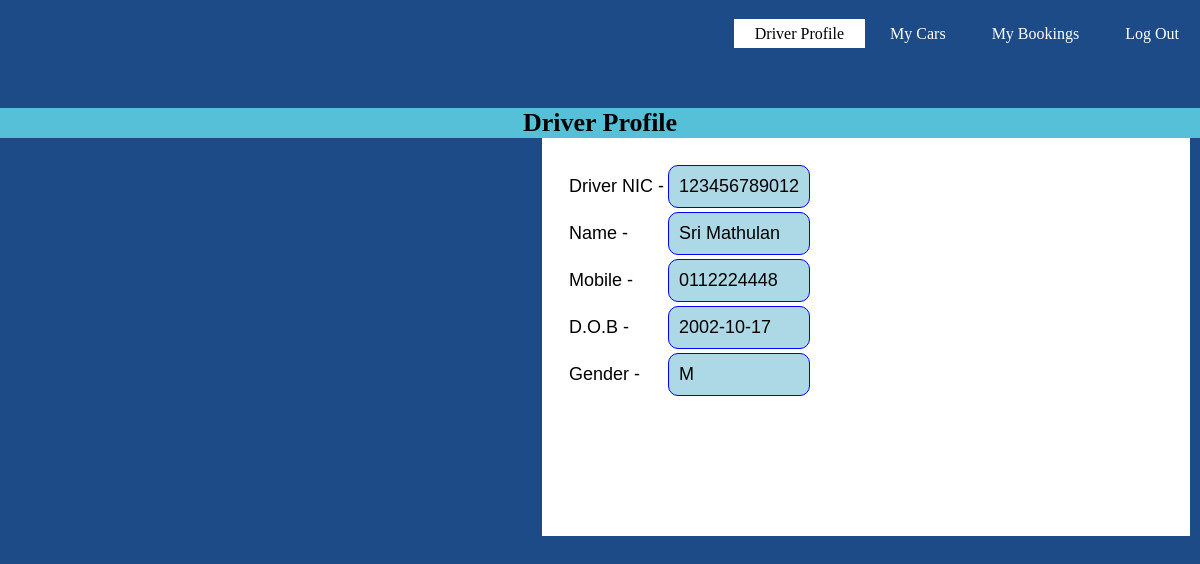
The app's page /php/driverprofile.php?passid=123456789012 with its own data.
### tables this page shows
CREATE TABLE `hub` (
  `id` varchar(12) NOT NULL,
  `name` text NOT NULL,
  `mobile` varchar(11) NOT NULL,
  `dob` date NOT NULL,
  `gender` enum('M','F','OTHER') NOT NULL,
  `pass` text NOT NULL
);

### php/driverprofile.php (the view, shortened to what this page needs)
<!DOCTYPE html>
<html lang="en">
<head>
</head>
<?php
$connection=mysqli_connect('localhost','root','','rental2');
?>
<?php
if(isset($_GET['passid'])){
        $id=$_GET['passid'];
}
?>
<body>
    <div class="container">
        <div class="list">
            <ul>
                <li  class="active"><a>Driver Profile</a></li>
                <li><a href="myCars.php?driver=<?php echo $id; ?>" class="btn">My Cars</a><br></li>
                <li><a href="drivenow.php?driver=<?php echo $id; ?>" class="btn">My Bookings</a></li>
                <li><a href="../index.php">Log Out</a></li>
            </ul>
        </div>
        <br><br><br><br><br><br>
         <h1 id="header">Driver Profile</h1>
             <div class="content">
                <form>
                    <table  id="profile" name="profile">
<?php
$sql3="SELECT * FROM hub WHERE id='$id' ";
$res=mysqli_query($connection,$sql3);
foreach($res as $row) { ?>
                        <tr>
                            <td>  <p>Driver NIC -</p> </td>
                            <td>
                                <div class=outline>
                                <div class=data>
                                                                   <?php
                                                                    echo $row['id'];
                                                                   ?>
                                </div>
                                </div>
                            </td>
                        </tr>
                        <tr>
                            <td>  <p>Name -</p> </td>
                            <td>
                                <div class=outline>
                                <div class=data>
                                                                  <?php
                                                                    echo $row['name'];
                                                                   ?>
                                </div>
                                </div>
                            </td>
                        </tr>
                        <tr>
                            <td>  <p>Mobile -</p> </td>
                            <td>    <div class=outline>
                                <div class=data>
                                                                   <?php
                                                                     echo $row['mobile'];
                                                                   ?>
                                </div>
                                </div>
                              </td>
                        </tr>
                        <tr>
                            <td>  <p>D.O.B -</p> </td>
                            <td>     <div class=outline>
                                <div class=data>
                                                                   <?php
                                                                       echo $row['dob'];
                                                                    ?>
                                </div>
                                </div>
                             </td>
                        </tr>
                        <tr>
                            <td>  <p>Gender -</p> </td>
                            <td>    <div class=outline>
                                <div class=data>
                                                                   <?php
                                                                     echo $row['gender'];
                                                                    ?>
                                </div>
                                </div>
                             </td>
                        </tr>
<?php } ?>
                    </table>
                </form>
             </div>
        </div>
</body>
</html>

### php/driverprofile.php (style rules this page uses)
* { margin:0; }
.container { width:100%; background:rgb(28, 75, 136); color:black; height:100vh; }
.list ul { float:right; list-style-type:none; margin-top:25px; }
ul li { display:inline-block; }
ul li a { text-decoration:none; color:rgb(255, 255, 255); padding:5px 20px; border:1px solid transparent; transition:0.6s ease; font-weight: 20px; }
ul li.active a { background-color:white; color:black; }
.content { width:50%; margin-right:10px; float:right; font-family: 'Franklin Gothic Medium', 'Arial Narrow', Arial, sans-serif; font-size:large; background:#ffffff; padding:2%; height:350px; }
#header { background:rgb(85, 192, 216); text-align:center; font-size:26px; }
.outline { display: contents; border: 1px solid red; background-color: lightgrey; padding: 10px; width: 200px; }
.data { border: 1px solid blue; background-color: lightblue; padding: 10px; border-radius:10px; }

### records on screen
hub: id "123456789012", name "Sri Mathulan", mobile "0112224448", dob "2002-10-17", gender "M"
